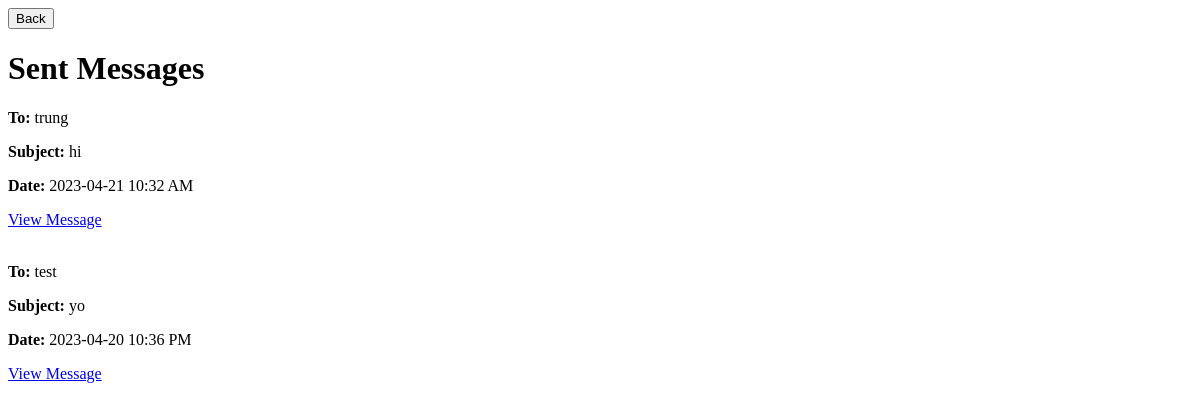
Before: /sent (signed in) with the older database file.
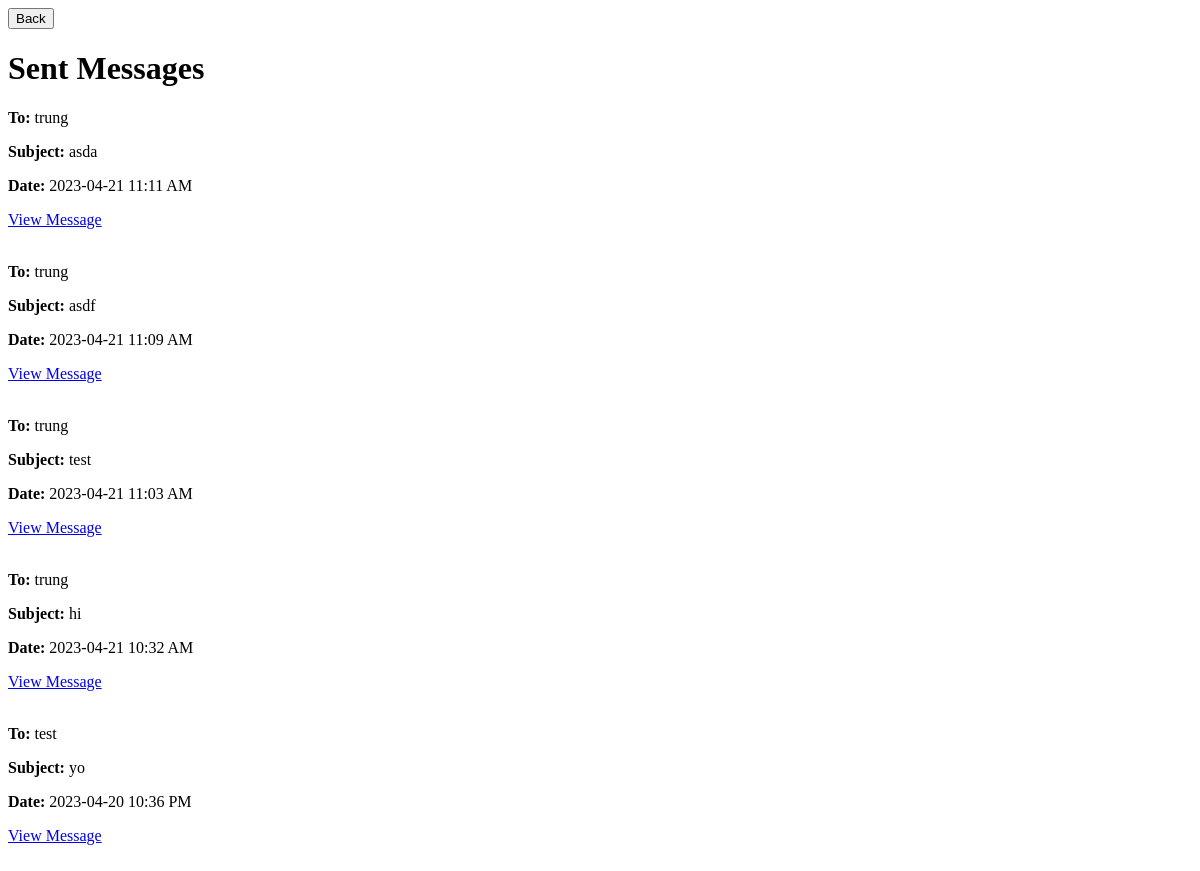
After: the same page with the newer database file.
### app/models.py (models this page shows, shortened)
class Message(db.Model):
    id = db.Column(db.Integer, primary_key=True)
    sender_id = db.Column(db.Integer, db.ForeignKey('user.id'), nullable=False)
    recipient_id = db.Column(db.Integer, db.ForeignKey('user.id'), nullable=False)
    subject = db.Column(db.String(100), nullable=False)
    body = db.Column(db.String(500), nullable=False)
    timestamp = db.Column(db.DateTime, default=datetime.now(pytz.timezone('US/Pacific')))
    sender = db.relationship('User', foreign_keys=[sender_id])
    recipient = db.relationship('User', foreign_keys=[recipient_id])

class User(db.Model, UserMixin):
    id = db.Column(db.Integer, primary_key=True)
    username = db.Column(db.String(32), nullable=False)
    password = db.Column(db.String(32), nullable=False)
    email = db.Column(db.String(100), nullable=False)

### app/routes.py (the view)
@myapp_obj.route('/sent')
@login_required
def sent():
    messages = Message.query.filter_by(sender=current_user).order_by(Message.timestamp.desc()).all()
    return render_template('sent.html', messages=messages) #renders the sent messsages page

### app/models.py (called while the page is built)
@login_manager.user_loader
def load_user(user_id):
    return User.query.get(int(user_id))

### app/templates/sent.html
<button class="back-button" onclick="window.history.back()">Back</button>
<h1>Sent Messages</h1>
  {% for message in messages %}
    <div class="message">
      <p><strong>To:</strong> {{ message.recipient.username }}</p>
      <p><strong>Subject:</strong> {{ message.subject }}</p>
      <p><strong>Date:</strong> {{ message.timestamp.strftime('%Y-%m-%d %I:%M %p') }}</p>
      <td><a href="{{ url_for('message', message_id=message.id) }}">View Message</a></td>
      <br>
      <br>
    </div>
  {% endfor %}

Changed rows visible on the page:
added Message: recipient.username "trung", subject "asda", timestamp "2023-04-21 11:11 AM"
added Message: recipient.username "trung", subject "asdf", timestamp "2023-04-21 11:09 AM"
added Message: recipient.username "trung", subject "test", timestamp "2023-04-21 11:03 AM"
